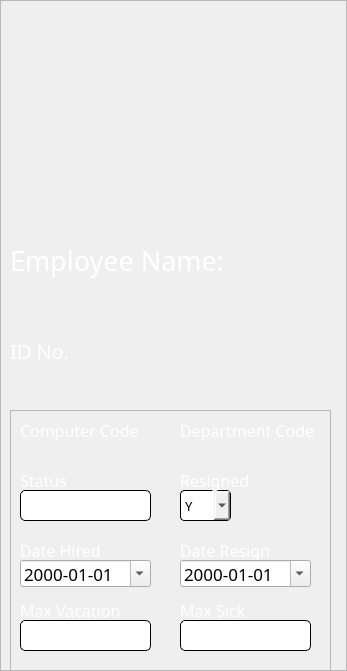
  <widget class="QFrame" name="empSideBar">
   <property name="geometry">
    <rect>
     <x>0</x>
     <y>-1</y>
     <width>347</width>
     <height>671</height>
    </rect>
   </property>
   <property name="minimumSize">
    <size>
     <width>347</width>
     <height>665</height>
    </size>
   </property>
   <property name="styleSheet">
    <string notr="true">#empSideBar{
background-color: qlineargradient(spread:pad, x1:0.508, y1:0.0340909, x2:0.503051, y2:1, stop:0 rgba(33, 44, 89, 255), stop:0.497175 rgba(52, 66, 115, 255), stop:0.847458 rgba(72, 87, 142, 255));
border: 1px solid black
}</string>
   </property>
   <property name="frameShape">
    <enum>QFrame::StyledPanel</enum>
   </property>
   <property name="frameShadow">
    <enum>QFrame::Raised</enum>
   </property>
   <widget class="QLabel" name="label">
    <property name="geometry">
     <rect>
      <x>90</x>
      <y>40</y>
      <width>161</width>
      <height>181</height>
     </rect>
    </property>
    <property name="styleSheet">
     <string notr="true">border: none; background: none</string>
    </property>
    <property name="text">
     <string/>
    </property>
    <property name="pixmap">
     <pixmap>../Icons/user.svg</pixmap>
    </property>
    <property name="scaledContents">
     <bool>false</bool>
    </property>
   </widget>
   <widget class="QLabel" name="lblTitle_2">
    <property name="geometry">
     <rect>
      <x>10</x>
      <y>240</y>
      <width>310</width>
      <height>41</height>
     </rect>
    </property>
    <property name="font">
     <font>
      <family>Poppins</family>
      <pointsize>20</pointsize>
      <weight>50</weight>
      <bold>false</bold>
     </font>
    </property>
    <property name="layoutDirection">
     <enum>Qt::LeftToRight</enum>
    </property>
    <property name="styleSheet">
     <string notr="true">color: white; border: none; background: none;</string>
    </property>
    <property name="text">
     <string>Employee Name:</string>
    </property>
    <property name="alignment">
     <set>Qt::AlignLeading|Qt::AlignLeft|Qt::AlignVCenter</set>
    </property>
   </widget>
   <widget class="QLabel" name="lblTitle_3">
    <property name="geometry">
     <rect>
      <x>10</x>
      <y>330</y>
      <width>311</width>
      <height>41</height>
     </rect>
    </property>
    <property name="font">
     <font>
      <family>Poppins</family>
      <pointsize>15</pointsize>
      <weight>50</weight>
      <bold>false</bold>
     </font>
    </property>
    <property name="styleSheet">
     <string notr="true">color: white; border: none; background: none;</string>
    </property>
    <property name="text">
     <string>ID No.</string>
    </property>
   </widget>
   <widget class="QLabel" name="nameDisplay">
    <property name="geometry">
     <rect>
      <x>20</x>
      <y>280</y>
      <width>291</width>
      <height>41</height>
     </rect>
    </property>
    <property name="font">
     <font>
      <family>Poppins</family>
      <pointsize>14</pointsize>
      <weight>50</weight>
      <bold>false</bold>
     </font>
    </property>
    <property name="layoutDirection">
     <enum>Qt::LeftToRight</enum>
    </property>
    <property name="styleSheet">
     <string notr="true">color: white; border: none; background: none;</string>
    </property>
    <property name="text">
     <string/>
    </property>
    <property name="alignment">
     <set>Qt::AlignLeading|Qt::AlignLeft|Qt::AlignVCenter</set>
    </property>
   </widget>
   <widget class="QLabel" name="idDisplay">
    <property name="geometry">
     <rect>
      <x>20</x>
      <y>370</y>
      <width>291</width>
      <height>41</height>
     </rect>
    </property>
    <property name="font">
     <font>
      <family>Poppins</family>
      <pointsize>14</pointsize>
      <weight>50</weight>
      <bold>false</bold>
     </font>
    </property>
    <property name="layoutDirection">
     <enum>Qt::LeftToRight</enum>
    </property>
    <property name="styleSheet">
     <string notr="true">color: white; border: none; background: none;</string>
    </property>
    <property name="text">
     <string/>
    </property>
    <property name="alignment">
     <set>Qt::AlignLeading|Qt::AlignLeft|Qt::AlignVCenter</set>
    </property>
   </widget>
   <widget class="QFrame" name="frame">
    <property name="geometry">
     <rect>
      <x>10</x>
      <y>410</y>
      <width>321</width>
      <height>261</height>
     </rect>
    </property>
    <property name="styleSheet">
     <string notr="true">QLabel{
border: none;
}

QComboBox{
border-radius: 4px;
border: 1px solid black;
font-family: Poppins;
}

QLineEdit{
background-color: rgb(255, 255, 255);
border-radius: 5px;
border: 1px solid black;
font-family: Poppins;
}</string>
    </property>
    <property name="frameShape">
     <enum>QFrame::StyledPanel</enum>
    </property>
    <property name="frameShadow">
     <enum>QFrame::Raised</enum>
    </property>
    <widget class="QComboBox" name="cmbResigned_2">
     <property name="enabled">
      <bool>true</bool>
     </property>
     <property name="geometry">
      <rect>
       <x>170</x>
       <y>80</y>
       <width>51</width>
       <height>31</height>
      </rect>
     </property>
     <property name="font">
      <font>
       <family>Poppins</family>
       <pointsize>10</pointsize>
      </font>
     </property>
     <property name="focusPolicy">
      <enum>Qt::WheelFocus</enum>
     </property>
     <property name="contextMenuPolicy">
      <enum>Qt::DefaultContextMenu</enum>
     </property>
     <property name="editable">
      <bool>false</bool>
     </property>
     <property name="currentText">
      <string>Y</string>
     </property>
     <property name="iconSize">
      <size>
       <width>16</width>
       <height>16</height>
      </size>
     </property>
     <property name="placeholderText">
      <string/>
     </property>
     <property name="duplicatesEnabled">
      <bool>false</bool>
     </property>
     <property name="frame">
      <bool>true</bool>
     </property>
     <item>
      <property name="text">
       <string>Y</string>
      </property>
     </item>
     <item>
      <property name="text">
       <string>N</string>
      </property>
     </item>
    </widget>
    <widget class="QLineEdit" name="txtStatus">
     <property name="geometry">
      <rect>
       <x>10</x>
       <y>80</y>
       <width>131</width>
       <height>31</height>
      </rect>
     </property>
     <property name="text">
      <string/>
     </property>
    </widget>
    <widget class="QLabel" name="lblDept_2">
     <property name="geometry">
      <rect>
       <x>170</x>
       <y>30</y>
       <width>121</width>
       <height>21</height>
      </rect>
     </property>
     <property name="font">
      <font>
       <family>Poppins</family>
       <pointsize>12</pointsize>
       <weight>50</weight>
       <bold>false</bold>
      </font>
     </property>
     <property name="layoutDirection">
      <enum>Qt::LeftToRight</enum>
     </property>
     <property name="styleSheet">
      <string notr="true">color: white; border: none; background: none;</string>
     </property>
     <property name="text">
      <string/>
     </property>
     <property name="alignment">
      <set>Qt::AlignLeading|Qt::AlignLeft|Qt::AlignVCenter</set>
     </property>
    </widget>
    <widget class="QLabel" name="lblTitle_6">
     <property name="geometry">
      <rect>
       <x>10</x>
       <y>60</y>
       <width>131</width>
       <height>21</height>
      </rect>
     </property>
     <property name="font">
      <font>
       <family>Poppins</family>
       <pointsize>12</pointsize>
       <weight>50</weight>
       <bold>false</bold>
      </font>
     </property>
     <property name="styleSheet">
      <string notr="true">color: white; border: none; background: none;</string>
     </property>
     <property name="text">
      <string>Status</string>
     </property>
    </widget>
    <widget class="QLabel" name="lblTitle_7">
     <property name="geometry">
      <rect>
       <x>170</x>
       <y>60</y>
       <width>131</width>
       <height>21</height>
      </rect>
     </property>
     <property name="font">
      <font>
       <family>Poppins</family>
       <pointsize>12</pointsize>
       <weight>50</weight>
       <bold>false</bold>
      </font>
     </property>
     <property name="styleSheet">
      <string notr="true">color: white; border: none; background: none;</string>
     </property>
     <property name="text">
      <string>Resigned</string>
     </property>
    </widget>
    <widget class="QLabel" name="lblTitle_5">
     <property name="geometry">
      <rect>
       <x>170</x>
       <y>10</y>
       <width>151</width>
       <height>21</height>
      </rect>
     </property>
     <property name="font">
      <font>
       <family>Poppins</family>
       <pointsize>12</pointsize>
       <weight>50</weight>
       <bold>false</bold>
      </font>
     </property>
     <property name="styleSheet">
      <string notr="true">color: white; border: none; background: none;</string>
     </property>
     <property name="text">
      <string>Department Code</string>
     </property>
    </widget>
    <widget class="QLabel" name="lblTitle_4">
     <property name="geometry">
      <rect>
       <x>10</x>
       <y>10</y>
       <width>131</width>
       <height>21</height>
      </rect>
     </property>
     <property name="font">
      <font>
       <family>Poppins</family>
       <pointsize>12</pointsize>
       <weight>50</weight>
       <bold>false</bold>
      </font>
     </property>
     <property name="styleSheet">
      <string notr="true">color: white; border: none; background: none;</string>
     </property>
     <property name="text">
      <string>Computer Code</string>
     </property>
    </widget>
    <widget class="QLabel" name="lblComp">
     <property name="geometry">
      <rect>
       <x>10</x>
       <y>30</y>
       <width>121</width>
       <height>21</height>
      </rect>
     </property>
     <property name="font">
      <font>
       <family>Poppins</family>
       <pointsize>12</pointsize>
       <weight>50</weight>
       <bold>false</bold>
      </font>
     </property>
     <property name="layoutDirection">
      <enum>Qt::LeftToRight</enum>
     </property>
     <property name="styleSheet">
      <string notr="true">color: white; border: none; background: none;</string>
     </property>
     <property name="text">
      <string/>
     </property>
     <property name="alignment">
      <set>Qt::AlignLeading|Qt::AlignLeft|Qt::AlignVCenter</set>
     </property>
    </widget>
    <widget class="QLabel" name="lblTitle_8">
     <property name="geometry">
      <rect>
       <x>10</x>
       <y>130</y>
       <width>131</width>
       <height>21</height>
      </rect>
     </property>
     <property name="font">
      <font>
       <family>Poppins</family>
       <pointsize>12</pointsize>
       <weight>50</weight>
       <bold>false</bold>
      </font>
     </property>
     <property name="styleSheet">
      <string notr="true">color: white; border: none; background: none;</string>
     </property>
     <property name="text">
      <string>Date Hired</string>
     </property>
    </widget>
    <widget class="QLabel" name="lblTitle_9">
     <property name="geometry">
      <rect>
       <x>170</x>
       <y>130</y>
       <width>131</width>
       <height>21</height>
      </rect>
     </property>
     <property name="font">
      <font>
       <family>Poppins</family>
       <pointsize>12</pointsize>
       <weight>50</weight>
       <bold>false</bold>
      </font>
     </property>
     <property name="styleSheet">
      <string notr="true">color: white; border: none; background: none;</string>
     </property>
     <property name="text">
      <string>Date Resign</string>
     </property>
    </widget>
    <widget class="QDateEdit" name="dateHired_2">
     <property name="geometry">
      <rect>
       <x>10</x>
       <y>150</y>
       <width>131</width>
       <height>27</height>
      </rect>
     </property>
     <property name="font">
      <font>
       <family>Poppins</family>
       <pointsize>13</pointsize>
      </font>
     </property>
     <property name="styleSheet">
      <string notr="true"/>
     </property>
     <property name="displayFormat">
      <string>yyyy-MM-dd</string>
     </property>
     <property name="calendarPopup">
      <bool>true</bool>
     </property>
    </widget>
    <widget class="QDateEdit" name="dateResigned">
     <property name="geometry">
      <rect>
       <x>170</x>
       <y>150</y>
       <width>131</width>
       <height>27</height>
      </rect>
     </property>
     <property name="font">
      <font>
       <family>Poppins</family>
       <pointsize>13</pointsize>
      </font>
     </property>
     <property name="styleSheet">
      <string notr="true"/>
     </property>
     <property name="displayFormat">
      <string>yyyy-MM-dd</string>
     </property>
     <property name="calendarPopup">
      <bool>true</bool>
     </property>
    </widget>
    <widget class="QLabel" name="lblTitle_10">
     <property name="geometry">
      <rect>
       <x>10</x>
       <y>190</y>
       <width>131</width>
       <height>21</height>
      </rect>
     </property>
     <property name="font">
      <font>
       <family>Poppins</family>
       <pointsize>12</pointsize>
       <weight>50</weight>
       <bold>false</bold>
      </font>
     </property>
     <property name="styleSheet">
      <string notr="true">color: white; border: none; background: none;</string>
     </property>
     <property name="text">
      <string>Max Vacation</string>
     </property>
    </widget>
    <widget class="QLabel" name="lblTitle_11">
     <property name="geometry">
      <rect>
       <x>170</x>
       <y>190</y>
       <width>131</width>
       <height>21</height>
      </rect>
     </property>
     <property name="font">
      <font>
       <family>Poppins</family>
       <pointsize>12</pointsize>
       <weight>50</weight>
       <bold>false</bold>
      </font>
     </property>
     <property name="styleSheet">
      <string notr="true">color: white; border: none; background: none;</string>
     </property>
     <property name="text">
      <string>Max Sick</string>
     </property>
    </widget>
    <widget class="QLineEdit" name="txtVacn">
     <property name="geometry">
      <rect>
       <x>10</x>
       <y>210</y>
       <width>131</width>
       <height>31</height>
      </rect>
     </property>
     <property name="text">
      <string/>
     </property>
    </widget>
    <widget class="QLineEdit" name="txtSick">
     <property name="geometry">
      <rect>
       <x>170</x>
       <y>210</y>
       <width>131</width>
       <height>31</height>
      </rect>
     </property>
     <property name="text">
      <string/>
     </property>
    </widget>
   </widget>
  </widget>
